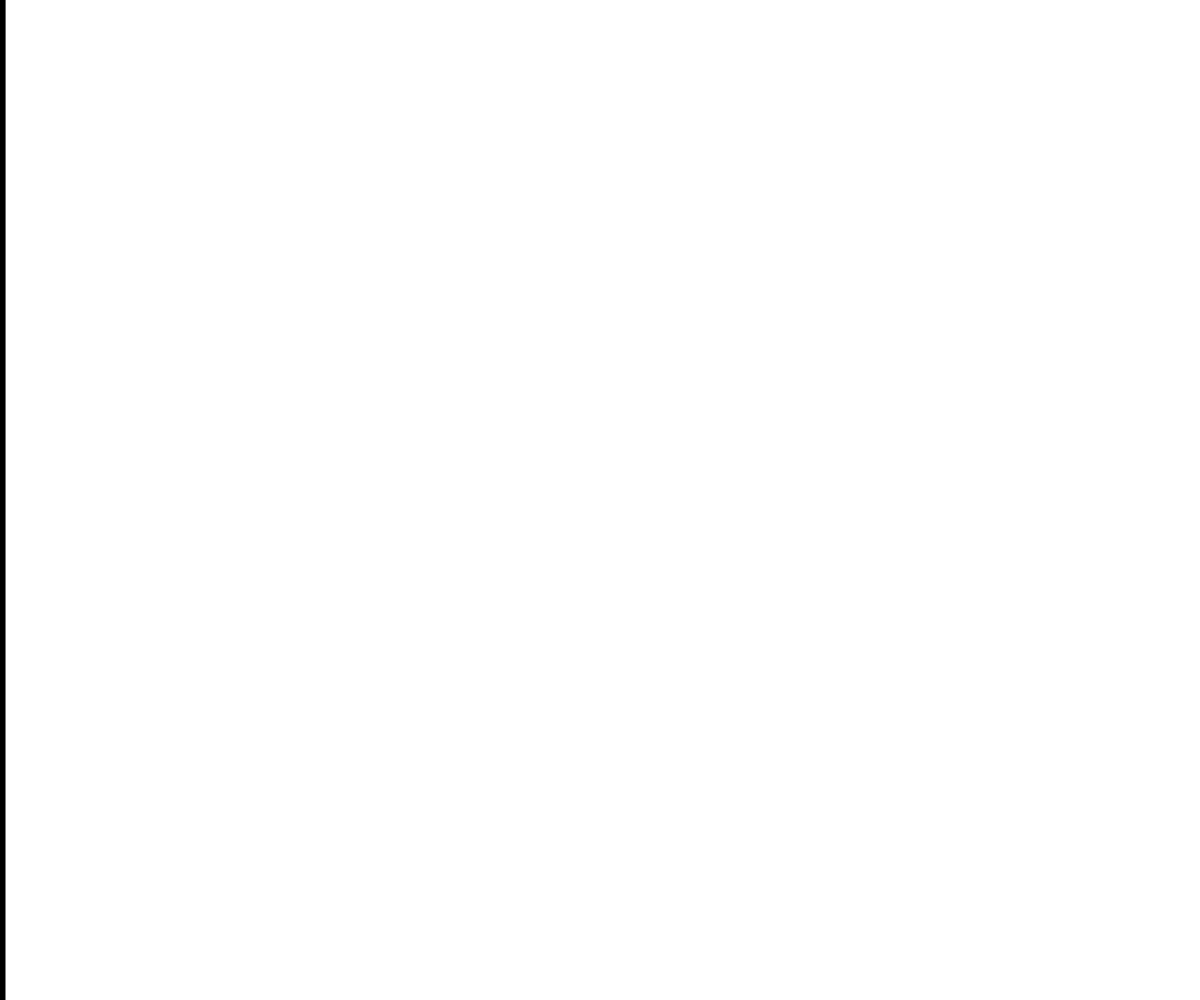
Frame 1 (no input)
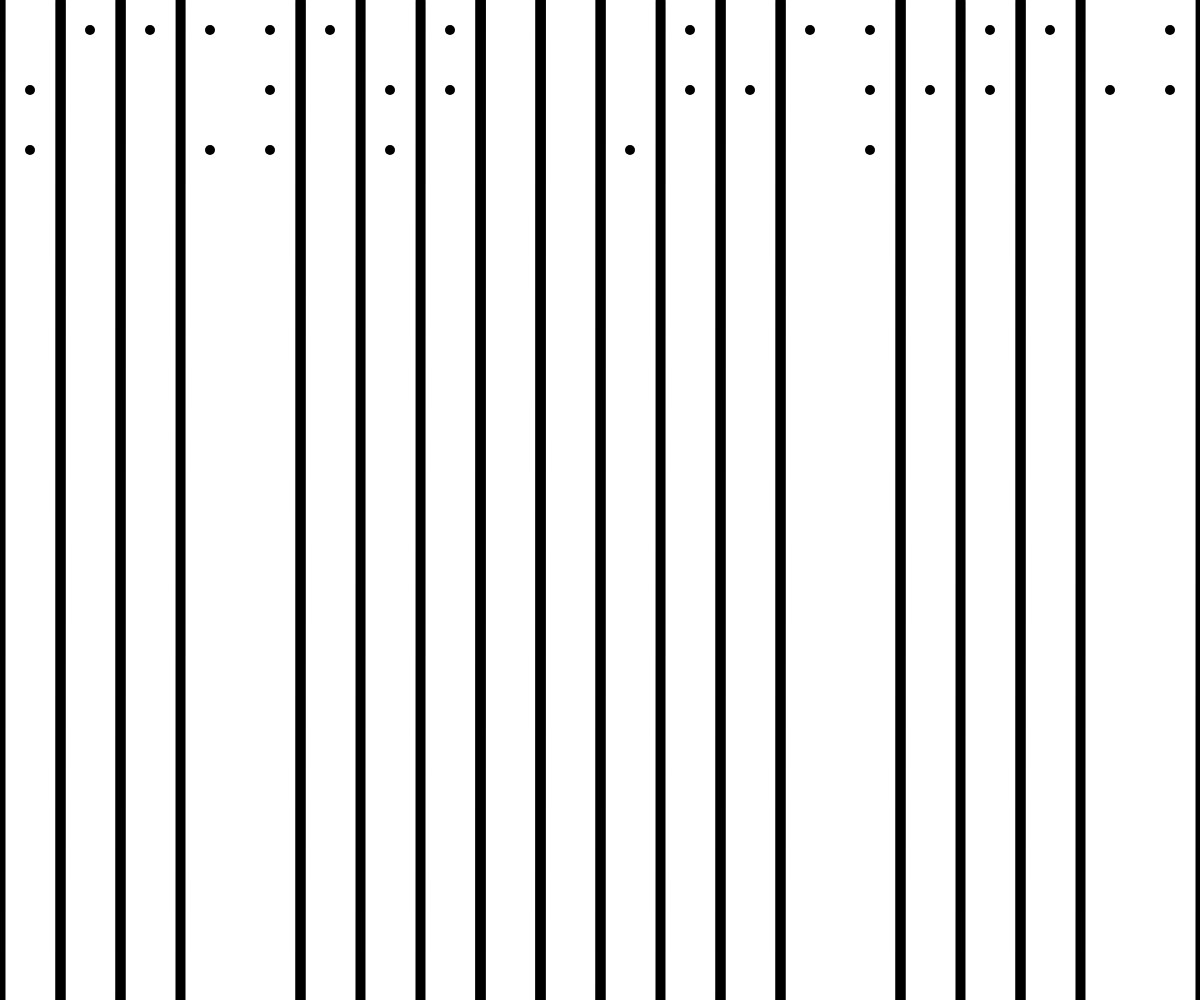
Frame 60 (no input)
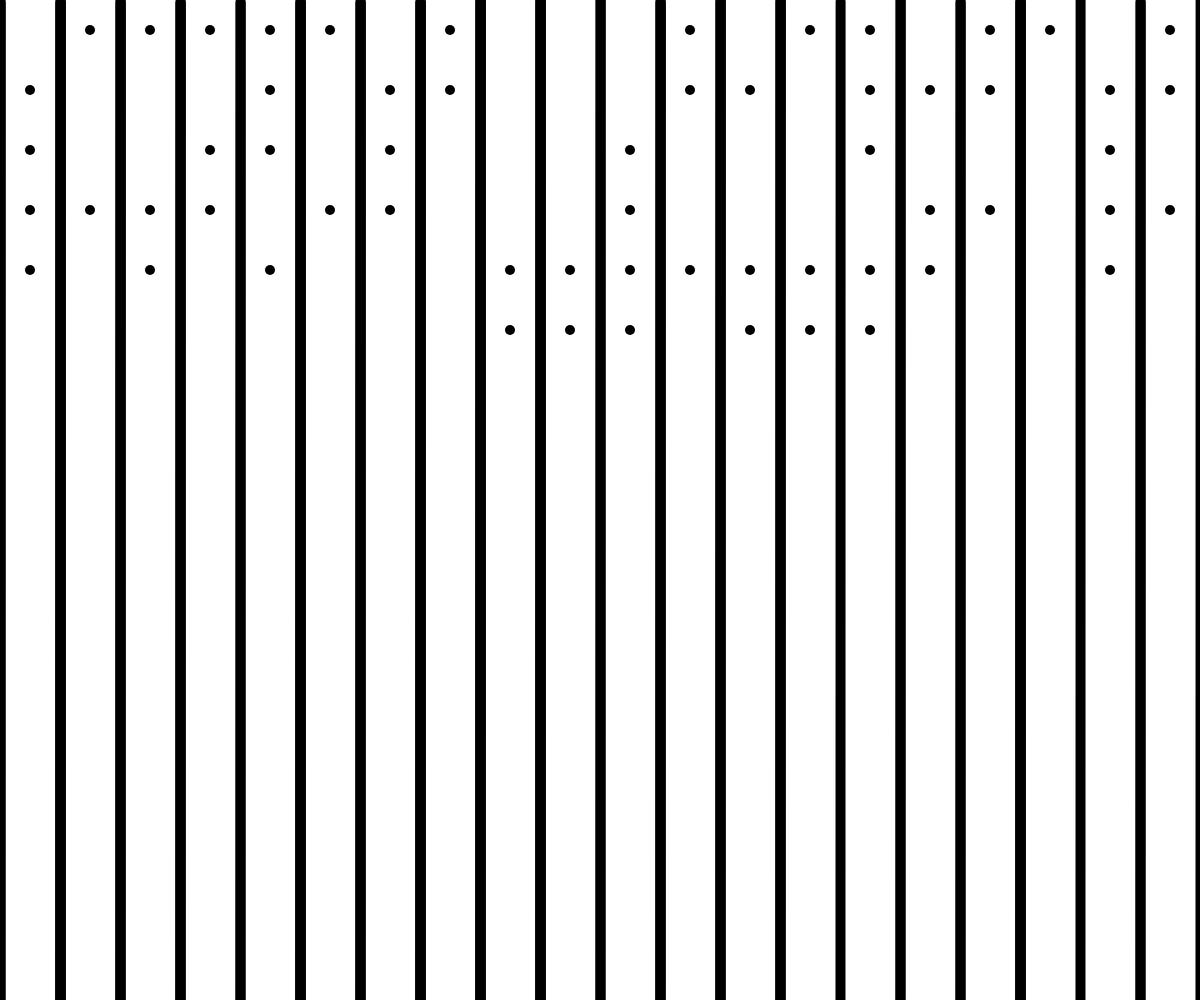
Frame 120 (the mouse pressed at the canvas centre since frame 60)

The p5.js sketch that drew these frames (run headless with seeded random() and noise() and a simulated clock; from frame 60 on, the mouse is pressed at the canvas centre):

// p5.js sketch
// ── sketch.js
//PORTING COMMODORE 64 TO P5.js
//@salpit

let x = 0;
let y = 0;
let g = 60;
var colore = 255;

function setup() {
	createCanvas(windowWidth, windowHeight);
	background(255);
    strokeJoin(ROUND);
  strokeCap(ROUND);


}

function draw() {	
  
	if(y < height) {
      
     strokeWeight(10);

		if(random(2) < 1) {
    point (x + g/2, y + g/2, g)
          stroke (random(255-colore));
		} else {
		line(x, y + g*100, x + g/100, y/100);
		}

		x = x + g;

		if(x > width) {
			x = 0;
			y = y + g;
		}
      
    if (y >= height) {
    y = 0;
    background(255);
    g = 15 + random(width);
    }
  }
}
